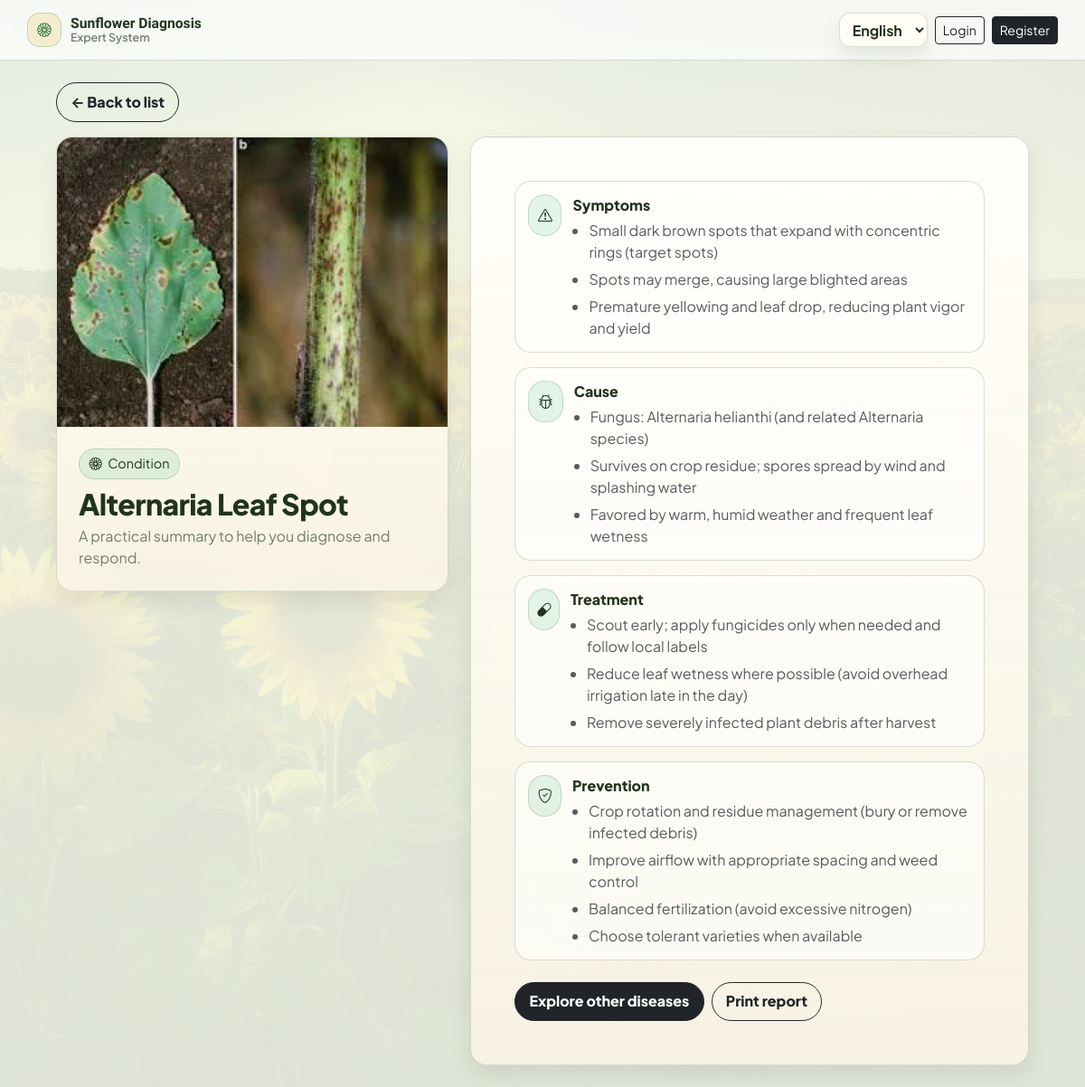
/disease/alternaria-leaf-spot, run on an earlier commit of the app's database.
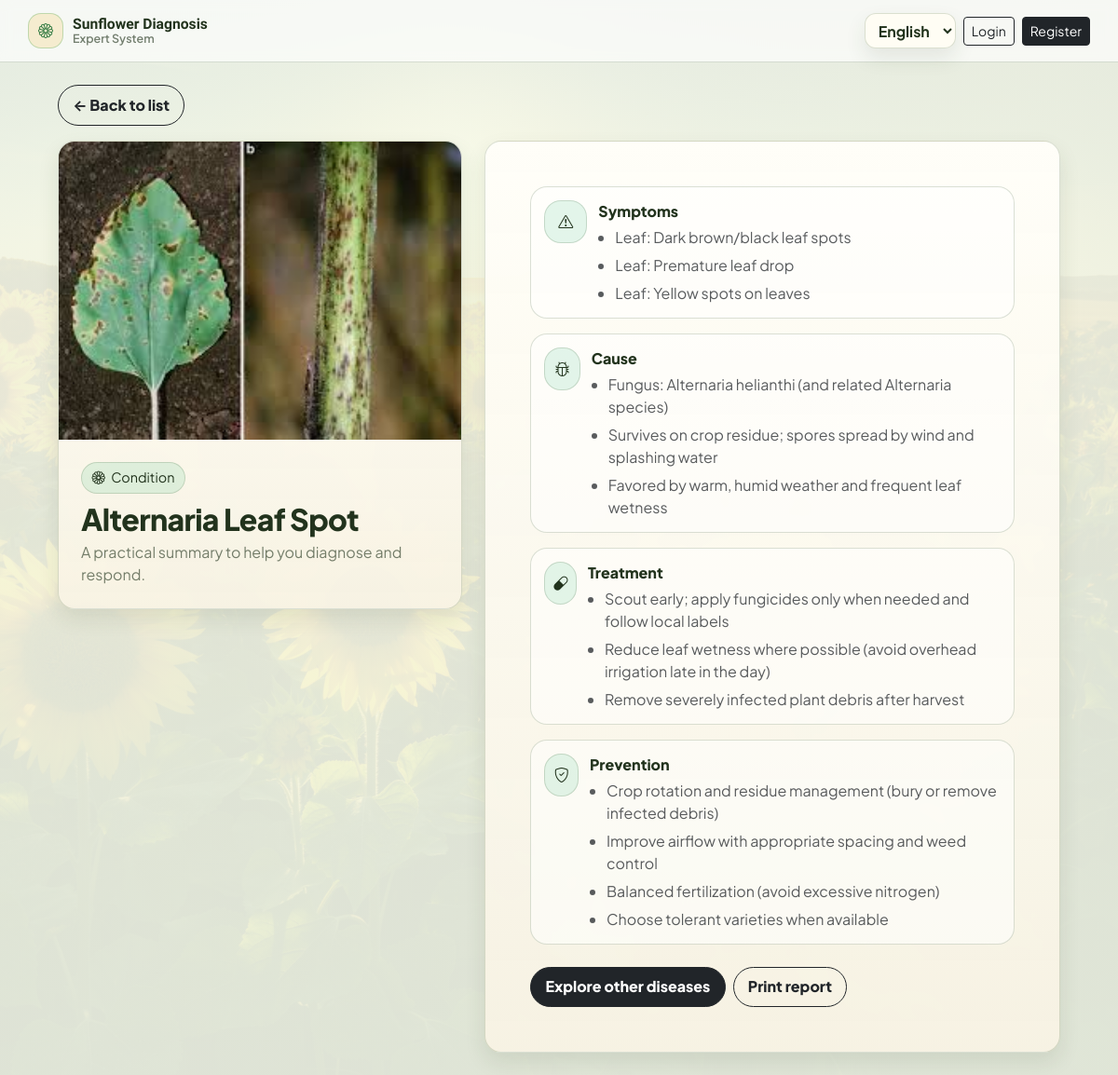
And on a later commit of the database.
### app/models/disease.py (models this page shows, shortened)
class Disease(db.Model):
    __tablename__ = "diseases"
    id = db.Column(db.Integer, primary_key=True)
    slug = db.Column(db.String(80), unique=True, nullable=False)
    name = db.Column(db.String(120), nullable=False)
    symptoms = db.Column(db.Text, nullable=False)
    cause = db.Column(db.Text, nullable=False)
    treatment = db.Column(db.Text, nullable=False)
    prevention = db.Column(db.Text, nullable=False)
    image_filename = db.Column(db.String(200), nullable=True)
    created_by_id = db.Column(db.Integer, db.ForeignKey("users.id"), nullable=True, index=True)
    updated_by_id = db.Column(db.Integer, db.ForeignKey("users.id"), nullable=True, index=True)
    created_at = db.Column(db.DateTime, default=datetime.utcnow, nullable=True)
    updated_at = db.Column(
        db.DateTime, default=datetime.utcnow, onupdate=datetime.utcnow, nullable=True
    )
    symptom_checklist_json = db.Column(db.Text, nullable=True, default="[]")
    created_by = db.relationship("User", foreign_keys=[created_by_id], lazy="joined")
    updated_by = db.relationship("User", foreign_keys=[updated_by_id], lazy="joined")

### app/routes/main.py (the view, shortened to what this page needs)
@main_bp.route("/disease/<slug>")
def disease_detail(slug):
    disease = Disease.query.filter_by(slug=slug).first_or_404()
    diagnosis = None
    diag_payload = session.pop("last_diagnosis", None)
    return render_template("disease_detail.html", disease=disease, diagnosis=diagnosis)

### app/templates/disease_detail.html (shortened to what this page needs)
{% extends "base.html" %}

### app/templates/base.html (shortened to what this page needs)
<!doctype html>
<html lang="en" data-theme="light" data-bs-theme="light">
<head>
  <link href="https://cdn.jsdelivr.net/npm/bootstrap@5.3.3/dist/css/bootstrap.min.css" rel="stylesheet">
  <link href="https://cdn.jsdelivr.net/npm/bootstrap-icons@1.11.3/font/bootstrap-icons.min.css" rel="stylesheet">
  <link rel="stylesheet" href="{{ url_for('static', filename='css/style.css') }}?v=15">
</head>
<body>
  {% set authed = current_user.is_authenticated %}
  {% if authed %}
  <div class="sf-app">
    <div class="sf-backdrop" data-action="toggleSidebar" aria-hidden="true"></div>
    <aside class="sf-sidebar" aria-label="Sidebar">
      <div class="sf-side-head">
        <a class="sf-brand" href="{{ url_for('main.home') }}">
          <span class="sf-brand-icon" aria-hidden="true"><i class="bi bi-flower1"></i></span>
          <span class="sf-brand-text">
            <span class="sf-brand-title" data-i18n="brand_title">Sunflower Diagnosis</span>
            <span class="sf-brand-sub" data-i18n="brand_sub">Expert System</span>
          </span>
        </a>
        <button class="sf-icon-btn sf-only-mobile" type="button" data-action="toggleSidebar" aria-label="Close sidebar">
          <i class="bi bi-x-lg" aria-hidden="true"></i>
        </button>
      </div>
      <nav class="sf-nav">
        <div class="sf-nav-section" data-i18n="nav_main">MAIN</div>
        <a class="sf-nav-item {% if request.path == '/' %}is-active{% endif %}" href="{{ url_for('main.home') }}">
          <span class="sf-nav-ico" aria-hidden="true"><i class="bi bi-grid-1x2"></i></span>
          <span data-i18n="nav_dashboard">Dashboard</span>
        </a>
        <a class="sf-nav-item {% if request.path.startswith('/diagnose') %}is-active{% endif %}" href="{{ url_for('main.diagnose_page') }}">
          <span class="sf-nav-ico" aria-hidden="true"><i class="bi bi-clipboard2-pulse"></i></span>
          <span data-i18n="nav_symptom_check">Symptom Check</span>
        </a>
        {% if not current_user.has_permission('view_symptom_checks') %}
        <a class="sf-nav-item {% if request.path.startswith('/symptom-history') %}is-active{% endif %}" href="{{ url_for('main.symptom_history') }}">
          <span class="sf-nav-ico" aria-hidden="true"><i class="bi bi-bar-chart-line"></i></span>
          <span data-i18n="nav_symptom_history">Symptom History</span>
        </a>
        {% endif %}
        <a class="sf-nav-item" href="{{ url_for('main.home') }}#library">
          <span class="sf-nav-ico" aria-hidden="true"><i class="bi bi-journal-medical"></i></span>
          <span data-i18n="nav_disease_library">Disease Library</span>
        </a>
        {% if current_user.has_permission('manage_diseases') and not current_user.has_permission('access_admin') %}
          <div class="sf-nav-section" data-i18n="nav_doctor">DOCTOR</div>
          <a class="sf-nav-item {% if request.path.startswith('/doctor') and (request.path == '/doctor' or request.path.startswith('/doctor/dashboard')) %}is-active{% endif %}" href="{{ url_for('doctor.dashboard') }}">
            <span class="sf-nav-ico" aria-hidden="true"><i class="bi bi-heart-pulse"></i></span>
            <span data-i18n="nav_doctor_dashboard">Doctor Dashboard</span>
          </a>
          <a class="sf-nav-item {% if request.path.startswith('/doctor/diseases') or request.path.startswith('/doctor/disease/') %}is-active{% endif %}" href="{{ url_for('doctor.diseases') }}">
            <span class="sf-nav-ico" aria-hidden="true"><i class="bi bi-folder2-open"></i></span>
            <span data-i18n="nav_disease_center">Disease Center</span>
          </a>
          <a class="sf-nav-item {% if request.path.startswith('/doctor/checklists') or request.path.startswith('/doctor/checklist/') %}is-active{% endif %}" href="{{ url_for('doctor.checklists') }}">
            <span class="sf-nav-ico" aria-hidden="true"><i class="bi bi-list-check"></i></span>
            <span data-i18n="nav_manage_symptoms">Manage Symptoms</span>
          </a>
          {% if current_user.has_permission('view_symptom_checks') %}
          <a class="sf-nav-item {% if request.path.startswith('/doctor/symptom') %}is-active{% endif %}" href="{{ url_for('doctor.symptom_checks') }}">
            <span class="sf-nav-ico" aria-hidden="true"><i class="bi bi-bar-chart-line"></i></span>
            <span data-i18n="nav_symptom_history">Symptom History</span>
          </a>
          {% endif %}
          <a class="sf-nav-item {% if request.path.startswith('/doctor/feedback') %}is-active{% endif %}" href="{{ url_for('doctor.feedback') }}">
            <span class="sf-nav-ico" aria-hidden="true"><i class="bi bi-chat-left-text"></i></span>
            <span data-i18n="nav_feedback_inbox">Feedback Inbox</span>
          </a>
        {% endif %}
        {% if current_user.has_permission('access_admin') %}
          <div class="sf-nav-section" data-i18n="nav_admin">ADMIN</div>
          <a class="sf-nav-item {% if request.path.startswith('/admin/dashboard') %}is-active{% endif %}" href="{{ url_for('admin.dashboard') }}">
            <span class="sf-nav-ico" aria-hidden="true"><i class="bi bi-shield-lock"></i></span>
            <span data-i18n="nav_admin_dashboard">Admin Dashboard</span>
          </a>
          <a class="sf-nav-item {% if request.path.startswith('/admin/diseases') or request.path.startswith('/admin/disease/') %}is-active{% endif %}" href="{{ url_for('admin.diseases') }}">
            <span class="sf-nav-ico" aria-hidden="true"><i class="bi bi-folder2-open"></i></span>
            <span data-i18n="nav_manage_diseases">Manage Diseases</span>
          </a>
          <a class="sf-nav-item {% if request.path.startswith('/admin/checklists') or request.path.startswith('/admin/checklist/') %}is-active{% endif %}" href="{{ url_for('admin.checklists') }}">
            <span class="sf-nav-ico" aria-hidden="true"><i class="bi bi-list-check"></i></span>
            <span data-i18n="nav_manage_symptoms">Manage Symptoms</span>
          </a>
          <a class="sf-nav-item {% if request.path.startswith('/admin/feedback') %}is-active{% endif %}" href="{{ url_for('admin.feedback') }}">
            <span class="sf-nav-ico" aria-hidden="true"><i class="bi bi-chat-dots"></i></span>
            <span data-i18n="nav_feedback_inbox">Feedback Inbox</span>
          </a>
          <a class="sf-nav-item {% if request.path.startswith('/admin/users') or request.path.startswith('/admin/user') %}is-active{% endif %}" href="{{ url_for('admin.users') }}">
            <span class="sf-nav-ico" aria-hidden="true"><i class="bi bi-people"></i></span>
            <span data-i18n="nav_users">Users</span>
          </a>
          <a class="sf-nav-item {% if request.path.startswith('/admin/roles') %}is-active{% endif %}" href="{{ url_for('admin.roles') }}">
            <span class="sf-nav-ico" aria-hidden="true"><i class="bi bi-person-badge"></i></span>
            <span data-i18n="nav_roles">Roles</span>
          </a>
          <a class="sf-nav-item {% if request.path.startswith('/admin/symptom') %}is-active{% endif %}" href="{{ url_for('admin.symptom_checks') }}">
            <span class="sf-nav-ico" aria-hidden="true"><i class="bi bi-bar-chart-line"></i></span>
            <span data-i18n="nav_symptom_history">Symptom History</span>
          </a>
        {% endif %}
        <div class="sf-nav-section" data-i18n="nav_account">ACCOUNT</div>
        <a class="sf-nav-item {% if request.path.startswith('/user/profile') %}is-active{% endif %}" href="{{ url_for('user.profile') }}">
          <span class="sf-nav-ico" aria-hidden="true"><i class="bi bi-person"></i></span>
          <span data-i18n="nav_profile">Profile</span>
        </a>
        <a class="sf-nav-item" href="{{ url_for('auth.logout') }}">
          <span class="sf-nav-ico" aria-hidden="true"><i class="bi bi-box-arrow-right"></i></span>
          <span data-i18n="nav_logout">Logout</span>
        </a>
      </nav>
    </aside>
    <div class="sf-main">
      <header class="sf-topbar">
        <div class="sf-topbar-left">
          <button class="sf-icon-btn sf-only-mobile" type="button" data-action="openSidebar" aria-label="Open sidebar">
            <i class="bi bi-list" aria-hidden="true"></i>
          </button>
          <div class="sf-topbar-meta">
            <div class="sf-topbar-kicker" data-i18n="topbar_kicker">Dashboard</div>
            <div class="sf-topbar-title" data-i18n="topbar_title">Sunflower Diagnosis</div>
          </div>
        </div>
        <form class="sf-search" role="search" method="get" action="{{ url_for('main.search') }}">
          <i class="bi bi-search sf-search-ico" aria-hidden="true"></i>
          <input class="sf-search-input" type="search" name="q" value="{{ request.args.get('q','') }}" placeholder="Search symptoms, reports, crops" data-i18n-placeholder="search_placeholder" autocomplete="off" aria-label="Search">
          <div class="sf-search-suggest" data-search-suggest aria-hidden="true"></div>
        </form>
        <div class="sf-top-actions">
          <select class="sf-lang-select" data-language-select aria-label="Language">
            <option value="en">English</option>
            <option value="km">ខ្មែរ</option>
          </select>
          <a class="sf-primary-btn" href="{{ url_for('main.diagnose_page') }}">
            <i class="bi bi-plus-lg" aria-hidden="true"></i>
            <span data-i18n="new_symptom_check">New symptom check</span>
          </a>
          <button class="sf-icon-btn" type="button" data-action="toggleTheme" title="Toggle theme" data-i18n-title="toggle_theme" aria-label="Toggle theme">
            <i class="bi bi-circle-half" aria-hidden="true"></i>
          </button>
          <div class="sf-userchip" title="Signed in">
            <div class="sf-avatar" aria-hidden="true">{{ (current_user.username or 'U')[0] | upper }}</div>
            <div class="sf-userchip-text d-none d-sm-block">
              <div class="sf-userchip-name" data-no-translate>{{ current_user.username }}</div>
              <div class="sf-userchip-role">{{ (current_user.role or 'user') | capitalize }}</div>
            </div>
          </div>
        </div>
      </header>
      <main class="sf-content">
        {% with messages = get_flashed_messages(with_categories=True) %}
          {% if messages %}
            <div class="sf-flashes">
              {% for category, msg in messages %}
                <div class="alert alert-{{ category }} alert-dismissible fade show" role="alert">
                  {{ msg }}
                  <button type="button" class="btn-close" data-bs-dismiss="alert" aria-label="Close"></button>
                </div>
              {% endfor %}
            </div>
          {% endif %}
        {% endwith %}
        {{ page_content | safe }}
        <footer class="sf-footer">
          <div data-i18n="footer_title">Sunflower Diagnosis</div>
          <div class="sf-footer-muted" data-i18n="footer_sub">© 2026 • Expert System</div>
        </footer>
      </main>
    </div>
  </div>
  {% else %}
  <header class="sf-public-top">
    <div class="container sf-public-inner">
      <a class="sf-brand" href="{{ url_for('main.home') }}">
        <span class="sf-brand-icon" aria-hidden="true"><i class="bi bi-flower1"></i></span>
        <span class="sf-brand-text">
          <span class="sf-brand-title" data-i18n="brand_title">Sunflower Diagnosis</span>
          <span class="sf-brand-sub" data-i18n="brand_sub">Expert System</span>
        </span>
      </a>
      <div class="d-flex gap-2 align-items-center">
        <select class="sf-lang-select" data-language-select aria-label="Language">
          <option value="en">English</option>
        </select>
        {% if request.path == '/login' %}
          <a class="btn btn-dark btn-sm" href="{{ url_for('auth.register') }}" data-i18n="register">Register</a>
        {% elif request.path == '/register' %}
          <a class="btn btn-dark btn-sm" href="{{ url_for('auth.login') }}" data-i18n="login">Login</a>
        {% else %}
          <a class="btn btn-outline-dark btn-sm" href="{{ url_for('auth.login') }}" data-i18n="login">Login</a>
          <a class="btn btn-dark btn-sm" href="{{ url_for('auth.register') }}" data-i18n="register">Register</a>
        {% endif %}
      </div>
    </div>
  </header>
  <main class="container sf-public-content py-4">
    {{ page_content | safe }}
  </main>
  {% endif %}
</body>
</html>

What changed in the data, as far as the page shows it:
changed Disease: name "…diagnose and respond. Symptoms Small dark brown spots that expand with concentric rings (target spots) Spots may merge, causing large blighted areas Premature yellowing and leaf drop, reducing plant vigor and yield Cause Fungus: Alternaria helianthi…" → "…diagnose and respond. Symptoms Leaf: Dark brown/black leaf spots Leaf: Premature leaf drop Leaf: Yellow spots on leaves Cause Fungus: Alternaria helianthi…"
